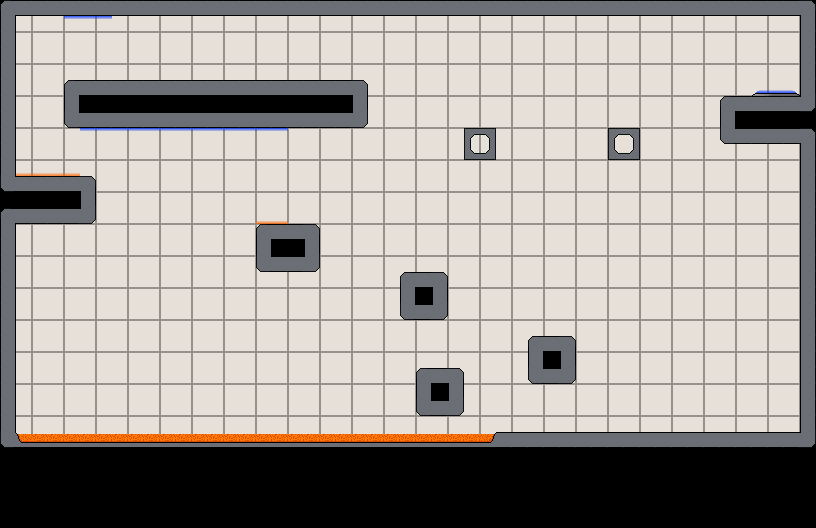

The image is a tile-based game level rendered from a .tmx file. Its description and source (layers, tilesets, objects; grid data summarised) follow:
An orthogonal 51x33 tile map with 16x16 px tiles, 8 tile layers (background, walls, switches, gravTiles, ...) and 1 object (spawnPoint1).

<map version="1.0" orientation="orthogonal" width="51" height="33" tilewidth="16" tileheight="16">
 <tileset firstgid="1" name="interiorTileset" tilewidth="16" tileheight="16">
  <image source="interiorTileset.png" trans="ff00ff" width="144" height="64" />
 </tileset>
 <layer name="background" width="51" height="33">
  <data>[1683 cells, 1683 non-empty, 5 distinct tile ids]</data>
 </layer>
 <layer name="walls" width="51" height="33">
  <data>[1683 cells, 256 non-empty, 13 distinct tile ids]</data>
 </layer>
 <layer name="switches" width="51" height="33">
  <data>[1683 cells, 0 non-empty, 0 distinct tile ids]</data>
 </layer>
 <layer name="gravTiles" width="51" height="33">
  <data>[1683 cells, 22 non-empty, 2 distinct tile ids]</data>
 </layer>
 <objectgroup name="spawnPoint" width="51" height="33">
  <object name="spawnPoint1" x="768" y="351" />
 </objectgroup>
 <layer name="acid" width="51" height="33">
  <data>[1683 cells, 126 non-empty, 4 distinct tile ids]</data>
 </layer>
 <layer name="masking" width="51" height="33">
  <data>[1683 cells, 4 non-empty, 4 distinct tile ids]</data>
 </layer>
 <layer name="exit" width="51" height="33">
  <data>[1683 cells, 1 non-empty, 1 distinct tile ids]</data>
 </layer>
 <layer name="exitDummyTiles" width="51" height="33">
  <data>[1683 cells, 2 non-empty, 2 distinct tile ids]</data>
 </layer>
</map>
